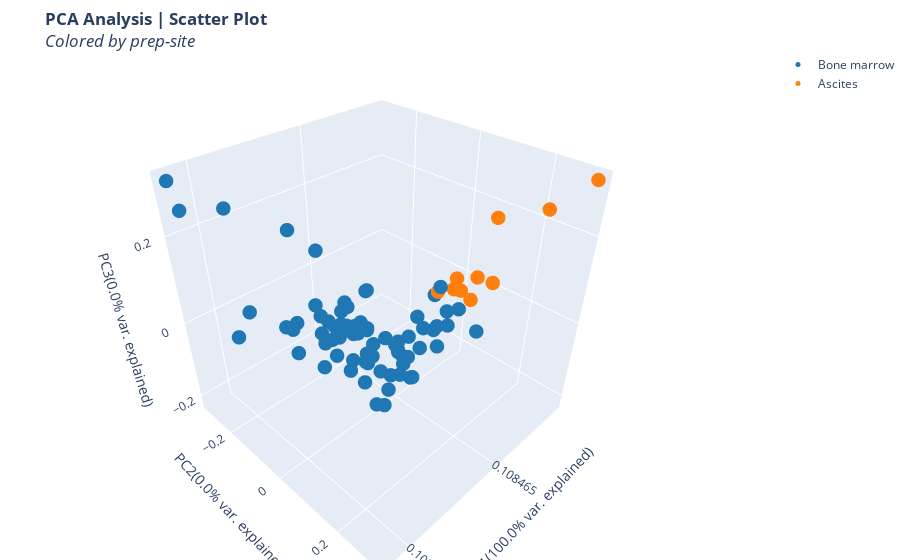

The notebook cell saved with this chart:
### Code cell
%%appyter code_exec
{% if magic.value == True %}
# Run analysis
results['magic_dimension_reduction'] = run_dimension_reduction(dim_reduction_method=dim_reduction_method, dataset=adata, meta_class_column_name=meta_class_column_name, magic_normalization=magic, nr_genes=nr_genes, color_by='auto')
# Display results
plot_dimension_reduction(results['magic_dimension_reduction'])
figure_counter = display_object(figure_counter, "3D {} plot for samples using {} genes having largest variance after MAGIC imputation. The figure displays an interactive, three-dimensional scatter plot of the data. Each point represents an RNA-seq sample. Samples with similar gene expression profiles are closer in the three-dimensional space. If provided, sample groups are indicated using different colors, allowing for easier interpretation of the results.".format(dim_reduction_method, nr_genes), istable=False)
{% endif %}

### Figure 1 — Plotly figure (JSON) as saved in the notebook; plotly's stock layout.template omitted (floating-point values rounded to 4 significant figures)
{"data": [{"hoverinfo": "text", "marker": {"color": "#1f77b4", "size": 5}, "mode": "markers", "name": "Bone marrow", "text": ["<b>GSM2994687</b><br><i>prep-site</i>: Bone marrow", "<b>GSM2994688</b><br><i>prep-site</i>: Bone marrow", "<b>GSM2994689</b><br><i>prep-site</i>: Bone marrow", "<b>GSM2994690</b><br><i>prep-site</i>: Bone marrow", "<b>GSM2994691</b><br><i>prep-site</i>: Bone marrow", "<b>GSM2994693</b><br><i>prep-site</i>: Bone marrow", "<b>GSM2994694</b><br><i>prep-site</i>: Bone marrow", "<b>GSM2994695</b><br><i>prep-site</i>: Bone marrow", "<b>GSM2994696</b><br><i>prep-site</i>: Bone marrow", "<b>GSM2994697</b><br><i>prep-site</i>: Bone marrow", "<b>GSM2994698</b><br><i>prep-site</i>: Bone marrow", "<b>GSM2994699</b><br><i>prep-site</i>: Bone marrow", "<b>GSM2994700</b><br><i>prep-site</i>: Bone marrow", "<b>GSM2994701</b><br><i>prep-site</i>: Bone marrow", "<b>GSM2994702</b><br><i>prep-site</i>: Bone marrow", "<b>GSM2994703</b><br><i>prep-site</i>: Bone marrow", "<b>GSM2994704</b><br><i>prep-site</i>: Bone marrow", "<b>GSM2994705</b><br><i>prep-site</i>: Bone marrow", "<b>GSM2994706</b><br><i>prep-site</i>: Bone marrow", "<b>GSM2994707</b><br><i>prep-site</i>: Bone marrow", "<b>GSM2994708</b><br><i>prep-site</i>: Bone marrow", "<b>GSM2994709</b><br><i>prep-site</i>: Bone marrow", "<b>GSM2994710</b><br><i>prep-site</i>: Bone marrow", "<b>GSM2994712</b><br><i>prep-site</i>: Bone marrow", "<b>GSM2994714</b><br><i>prep-site</i>: Bone marrow", "<b>GSM2994715</b><br><i>prep-site</i>: Bone marrow", "<b>GSM2994718</b><br><i>prep-site</i>: Bone marrow", "<b>GSM2994719</b><br><i>prep-site</i>: Bone marrow", "<b>GSM2994721</b><br><i>prep-site</i>: Bone marrow", "<b>GSM2994722</b><br><i>prep-site</i>: Bone marrow", "<b>GSM2994724</b><br><i>prep-site</i>: Bone marrow", "<b>GSM2994725</b><br><i>prep-site</i>: Bone marrow", "<b>GSM2994726</b><br><i>prep-site</i>: Bone marrow", "<b>GSM2994727</b><br><i>prep-site</i>: Bone marrow", "<b>GSM2994729</b><br><i>prep-site</i>: Bone marrow", "<b>GSM2994730</b><br><i>prep-site</i>: Bone marrow", "<b>GSM2994731</b><br><i>prep-site</i>: Bone marrow", "<b>GSM2994732</b><br><i>prep-site</i>: Bone marrow", "<b>GSM2994735</b><br><i>prep-site</i>: Bone marrow", "<b>GSM2994736</b><br><i>prep-site</i>: Bone marrow", "<b>GSM2994737</b><br><i>prep-site</i>: Bone marrow", "<b>GSM2994739</b><br><i>prep-site</i>: Bone marrow", "<b>GSM2994742</b><br><i>prep-site</i>: Bone marrow", "<b>GSM2994743</b><br><i>prep-site</i>: Bone marrow", "<b>GSM2994745</b><br><i>prep-site</i>: Bone marrow", "<b>GSM2994746</b><br><i>prep-site</i>: Bone marrow", "<b>GSM2994747</b><br><i>prep-site</i>: Bone marrow", "<b>GSM2994749</b><br><i>prep-site</i>: Bone marrow", "<b>GSM2994751</b><br><i>prep-site</i>: Bone marrow", "<b>GSM2994752</b><br><i>prep-site</i>: Bone marrow", "<b>GSM2994753</b><br><i>prep-site</i>: Bone marrow", "<b>GSM2994754</b><br><i>prep-site</i>: Bone marrow", "<b>GSM2994760</b><br><i>prep-site</i>: Bone marrow", "<b>GSM2994761</b><br><i>prep-site</i>: Bone marrow", "<b>GSM2994762</b><br><i>prep-site</i>: Bone marrow", "<b>GSM2994764</b><br><i>prep-site</i>: Bone marrow", "<b>GSM2994765</b><br><i>prep-site</i>: Bone marrow", "<b>GSM2994767</b><br><i>prep-site</i>: Bone marrow", "<b>GSM2994768</b><br><i>prep-site</i>: Bone marrow", "<b>GSM2994771</b><br><i>prep-site</i>: Bone marrow", "<b>GSM2994772</b><br><i>prep-site</i>: Bone marrow", "<b>GSM2994773</b><br><i>prep-site</i>: Bone marrow", "<b>GSM2994774</b><br><i>prep-site</i>: Bone marrow", "<b>GSM2994779</b><br><i>prep-site</i>: Bone marrow", "<b>GSM2994780</b><br><i>prep-site</i>: Bone marrow", "<b>GSM2994782</b><br><i>prep-site</i>: Bone marrow", "<b>GSM2994787</b><br><i>prep-site</i>: Bone marrow", "<b>GSM2994788</b><br><i>prep-site</i>: Bone marrow", "<b>GSM2994791</b><br><i>prep-site</i>: Bone marrow", "<b>GSM2994793</b><br><i>prep-site</i>: Bone marrow", "<b>GSM2994794</b><br><i>prep-site</i>: Bone marrow", "<b>GSM2994795</b><br><i>prep-site</i>: Bone marrow", "<b>GSM2994796</b><br><i>prep-site</i>: Bone marrow", "<b>GSM2994797</b><br><i>prep-site</i>: Bone marrow", "<b>GSM2994860</b><br><i>prep-site</i>: Bone marrow"], "type": "scatter3d", "x": [0.1085, 0.1085, 0.1085, 0.1085, 0.1085, 0.1085, 0.1085, 0.1085, 0.1085, 0.1085, 0.1085, 0.1085, 0.1085, 0.1085, 0.1085, 0.1085, 0.1085, 0.1085, 0.1085, 0.1085, 0.1085, 0.1085, 0.1085, 0.1085, 0.1085, 0.1085, 0.1085, 0.1085, 0.1085, 0.1085, 0.1085, 0.1085, 0.1085, 0.1085, 0.1085, 0.1085, 0.1085, 0.1085, 0.1085, 0.1085, 0.1085, 0.1085, 0.1085, 0.1085, 0.1085, 0.1085, 0.1085, 0.1085, 0.1085, 0.1085, 0.1085, 0.1085, 0.1085, 0.1085, 0.1085, 0.1085, 0.1085, 0.1085, 0.1085, 0.1085, 0.1085, 0.1085, 0.1085, 0.1085, 0.1085, 0.1085, 0.1085, 0.1085, 0.1085, 0.1085, 0.1085, 0.1085, 0.1085, 0.1085, 0.1085], "y": [-0.06718, -0.02535, -0.2206, -0.09836, -0.1337, -0.04905, -0.03555, -0.05515, -0.2904, -0.3042, -0.09136, -0.1279, -0.04827, -0.2033, -0.2275, -0.04141, -0.05678, -0.08384, -0.01512, -0.1261, -0.1455, -0.07721, 0.07528, -0.05007, -0.1367, 0.06635, 0.09156, -0.03731, -0.04664, -0.09397, -0.01427, -0.08654, -0.03841, -0.05659, -0.01649, -0.06488, -0.08835, -0.06143, -0.01355, 0.1654, -0.005256, 0.03581, 0.1135, 0.05216, -0.02959, 0.0005289, 0.04097, -0.01639, 0.09715, 0.05285, 0.0248, 0.06029, -0.01563, -0.01723, 0.03128, 0.09395, 0.01583, 0.09871, 0.01558, 0.07141, -0.007443, 0.1016, 0.03411, 0.04913, 0.06231, -0.02036, -0.04281, 0.02244, 0.1165, 0.007392, 0.1333, 0.03533, 0.04469, 0.04695, -0.0724], "z": [-0.001533, 0.008184, -0.02311, 0.04958, -0.007331, -0.0004787, -0.001235, -0.01416, 0.2542, 0.3095, 0.02277, -0.06822, -0.002764, 0.03476, 0.2576, -0.01418, 0.004149, -0.04451, -0.01116, 0.009516, -0.001819, 0.01136, -0.009484, 0.05741, 0.2145, 0.02092, 0.07278, -0.02095, 0.04585, 0.1729, -0.006226, -0.1079, -0.09031, 0.03533, 0.08432, -0.07691, -0.01848, -0.03046, -0.09842, -0.0165, -0.07931, -0.04242, 0.03364, -0.08462, -0.01935, -0.2195, -0.1319, -0.07405, -0.005176, -0.02997, -0.134, -0.1391, -0.09322, -0.1508, -0.05058, -0.01252, -0.2203, 0.09015, -0.0319, -0.06083, -0.05059, -0.05547, -0.07238, -0.08679, -0.1397, 0.08099, -0.1187, -0.1743, -0.001404, -0.1227, 0.03977, -0.0638, -0.08118, -0.101, -0.03568]}, {"hoverinfo": "text", "marker": {"color": "#ff7f0e", "size": 5}, "mode": "markers", "name": "Ascites", "text": ["<b>GSM2994806</b><br><i>prep-site</i>: Ascites", "<b>GSM2994808</b><br><i>prep-site</i>: Ascites", "<b>GSM2994810</b><br><i>prep-site</i>: Ascites", "<b>GSM2994816</b><br><i>prep-site</i>: Ascites", "<b>GSM2994820</b><br><i>prep-site</i>: Ascites", "<b>GSM2994822</b><br><i>prep-site</i>: Ascites", "<b>GSM2994829</b><br><i>prep-site</i>: Ascites", "<b>GSM2994832</b><br><i>prep-site</i>: Ascites", "<b>GSM2994835</b><br><i>prep-site</i>: Ascites", "<b>GSM2994836</b><br><i>prep-site</i>: Ascites"], "type": "scatter3d", "x": [0.1085, 0.1085, 0.1085, 0.1085, 0.1085, 0.1085, 0.1085, 0.1085, 0.1085, 0.1085], "y": [0.121, 0.2502, 0.1763, 0.125, 0.09622, 0.3111, 0.149, 0.1565, 0.1327, 0.1809], "z": [0.08563, 0.2557, 0.2391, 0.111, 0.08036, 0.3114, 0.06049, 0.1128, 0.08303, 0.09963]}], "layout": {"hovermode": "closest", "margin": {"b": 0, "l": 0, "r": 0, "t": 50}, "scene": {"xaxis": {"title": {"text": "PC1(100.0% var. explained)"}}, "yaxis": {"title": {"text": "PC2(0.0% var. explained)"}}, "zaxis": {"title": {"text": "PC3(0.0% var. explained)"}}}, "title": {"text": "<b>PCA Analysis | Scatter Plot</b><br><i>Colored by prep-site</i>"}, "width": 900}}
